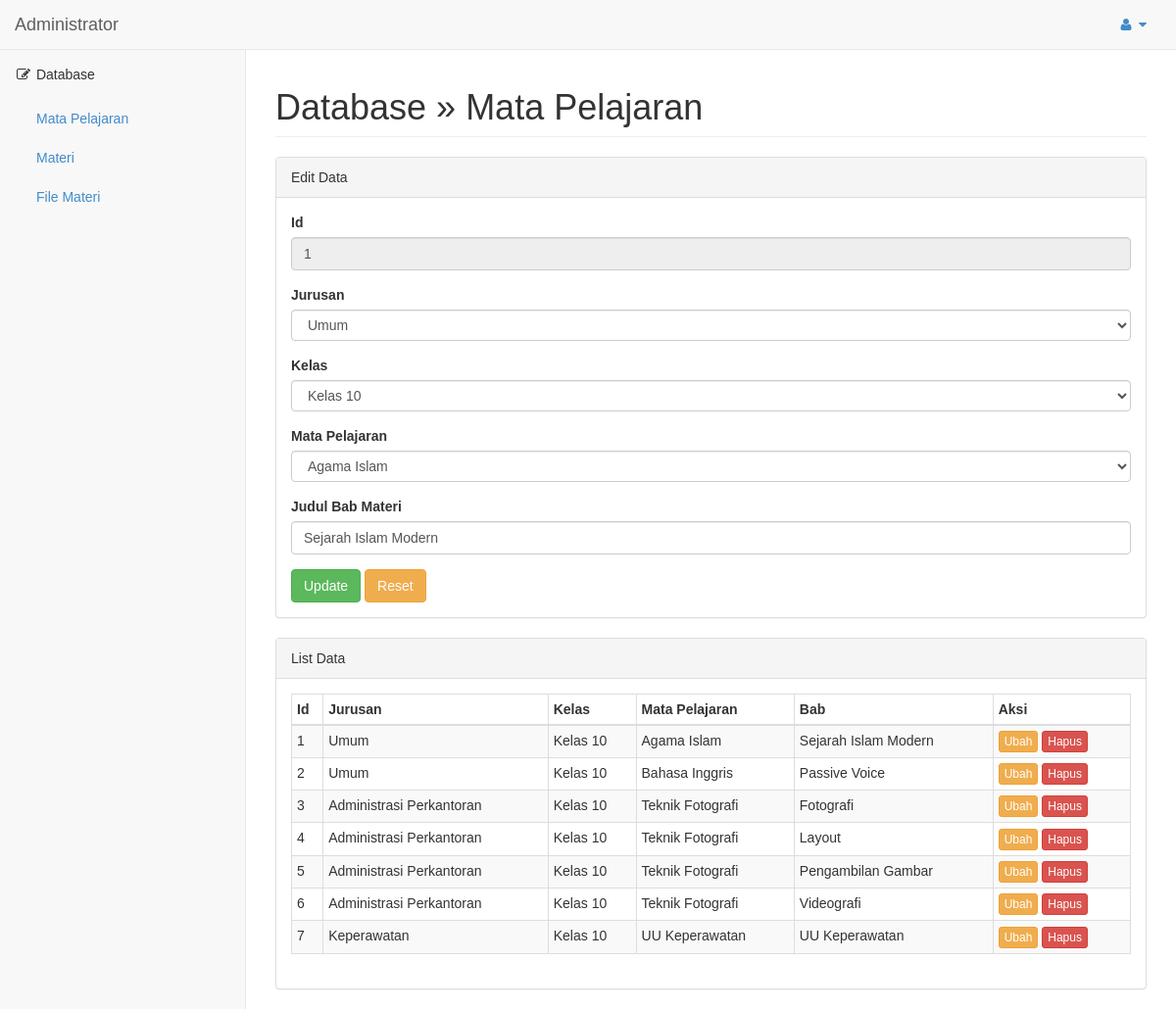
The app's page /admin/index.php?materi-update=1 (signed in) with its own data.
### tables this page shows
CREATE TABLE `materi` (
  `id` int(11) NOT NULL,
  `jurusan_id` int(11) NOT NULL,
  `kelas_id` int(11) NOT NULL,
  `mapel_id` int(11) NOT NULL,
  `materi` varchar(255) NOT NULL
);

CREATE TABLE `jurusan` (
  `id` int(11) NOT NULL,
  `jurusan` varchar(255) NOT NULL
);

CREATE TABLE `kelas` (
  `id` int(11) NOT NULL,
  `kelas` varchar(255) NOT NULL
);

CREATE TABLE `mata_pelajaran` (
  `id` int(11) NOT NULL,
  `jurusan_id` int(11) NOT NULL,
  `kelas_id` int(11) NOT NULL,
  `mata_pelajaran` varchar(255) NOT NULL
);

### admin/page/blog/materi-update.php (the view, shortened to what this page needs)
<?php
$kode_materi= $_GET["materi-update"];
$edit = mysqli_query($connection, "SELECT materi.*, jurusan.jurusan, kelas.kelas, mata_pelajaran.mata_pelajaran
                                    FROM materi, jurusan, kelas, mata_pelajaran
                                    WHERE materi.id = '$kode_materi'
                                    AND materi.jurusan_id = jurusan.id
                                    AND materi.kelas_id = kelas.id
                                    AND materi.mapel_id = mata_pelajaran.id
                                    ORDER BY materi.id ASC");
$row_edit = mysqli_fetch_array($edit);
$materi = mysqli_query($connection, "SELECT materi.*, jurusan.jurusan, kelas.kelas, mata_pelajaran.mata_pelajaran
                                    FROM materi, jurusan, kelas, mata_pelajaran
                                    WHERE materi.jurusan_id = jurusan.id
                                    AND materi.kelas_id = kelas.id
                                    AND materi.mapel_id = mata_pelajaran.id
                                    ORDER BY materi.id ASC");
?>
<div class="row">
    <div class="col-lg-12">
        <h1 class="page-header">Database &raquo; Mata Pelajaran</h1>
    </div>
</div>
<div class="row">
    <div class="col-lg-12">
        <div class="panel panel-default">
            <div class="panel-heading">
                Edit Data
            </div>
            <div class="panel-body">
                <div class="row">
                    <div class="col-lg-12">
                        <form role="form" action="" method="post">
                            <div class="form-group">
                                <label>Id</label>
                                <input class="form-control" type="text" name="id" value="<?php echo $row_edit["id"]?>" readonly/>
                            </div>
                            <div class="form-group">
                                <label>Jurusan</label>
                                <select class="form-control" name="jurusan_id" required>
                                    <option value="<?php echo $row_edit["jurusan_id"]?>"> <?php echo $row_edit["jurusan"]?> </option>
                                </select>
                            </div>
                            <div class="form-group">
                                <label>Kelas</label>
                                <select class="form-control" name="kelas_id" required>
                                    <option value="<?php echo $row_edit["kelas_id"]?>"> <?php echo $row_edit["kelas"]?> </option>
                                </select>
                            </div>
                            <div class="form-group">
                                <label>Mata Pelajaran</label>
                                <select class="form-control" name="mapel_id" required>
                                    <option value="<?php echo $row_edit["mapel_id"]?>"> <?php echo $row_edit["mata_pelajaran"]?> </option>
                                </select>
                            </div>
                            <div class="form-group">
                                <label>Judul Bab Materi</label>
                                <input class="form-control" type="text" name="materi" value="<?php echo $row_edit["materi"]?>" required/>
                            </div>
                            <button type="submit" name="update" class="btn btn-success">Update</button>
                            <button type="reset" class="btn btn-warning">Reset</button>
                        </form>
                    </div>
                </div>
            </div>
        </div>
        <div class="panel panel-default">
            <div class="panel-heading">
                List Data
            </div>
            <div class="panel-body">
                <div class="table-responsive">
                    <table class="table table-striped table-bordered table-hover" id="dataTables-example">
                        <thead>
                            <tr>
                                <th>Id</th>
                                <th>Jurusan</th>
                                <th>Kelas</th>
                                <th>Mata Pelajaran</th>
                                <th>Bab</th>
                                <th>Aksi</th>
                            </tr>
                        </thead>
                        <tbody>
                        <?php if (mysqli_num_rows($materi)){?>
                        <?php while($row_materi = mysqli_fetch_array($materi)){?>
                            <tr>
                                <td><?php echo $row_materi["id"]?></td>
                                <td><?php echo $row_materi["jurusan"]?></td>
                                <td><?php echo $row_materi["kelas"]?></td>
                                <td><?php echo $row_materi["mata_pelajaran"]?></td>
                                <td><?php echo $row_materi["materi"]?></td>
                                <td class="center">
									<a href="index.php?materi-update=<?php echo $row_materi["id"]?>" class="btn btn-warning btn-xs" type="button">Ubah</a>
									<a href="index.php?materi-delete=<?php echo $row_materi["id"]?>" class="btn btn-danger btn-xs" type="button">Hapus</a>
								</td>
                            </tr>
                        <?php }?>
                        <?php }?>
                        </tbody>
                    </table>
                </div>
            </div>
        </div>
    </div>
</div>

### admin/css/admin.css (style rules this page uses)
body { background-color: #f8f8f8; padding-top: 100px; font-family: 'Arial' !important; }
@media (min-width:768px) { body { padding-top: 50px; } }

### records on screen
materi: id "1", jurusan_id "Umum", kelas_id "Kelas 10", mapel_id "Agama Islam", materi "Sejarah Islam Modern", jurusan.jurusan "Umum", kelas.kelas "Kelas 10", mata_pelajaran.mata_pelajaran "Agama Islam"
materi: id "2", jurusan.jurusan "Umum", kelas.kelas "Kelas 10", mata_pelajaran.mata_pelajaran "Bahasa Inggris", materi "Passive Voice"
materi: id "3", jurusan.jurusan "Administrasi Perkantoran", kelas.kelas "Kelas 10", mata_pelajaran.mata_pelajaran "Teknik Fotografi", materi "Fotografi"
materi: id "4", jurusan.jurusan "Administrasi Perkantoran", kelas.kelas "Kelas 10", mata_pelajaran.mata_pelajaran "Teknik Fotografi", materi "Layout"
materi: id "5", jurusan.jurusan "Administrasi Perkantoran", kelas.kelas "Kelas 10", mata_pelajaran.mata_pelajaran "Teknik Fotografi", materi "Pengambilan Gambar"
materi: id "6", jurusan.jurusan "Administrasi Perkantoran", kelas.kelas "Kelas 10", mata_pelajaran.mata_pelajaran "Teknik Fotografi", materi "Videografi"
materi: id "7", jurusan.jurusan "Keperawatan", kelas.kelas "Kelas 10", mata_pelajaran.mata_pelajaran "UU Keperawatan", materi "UU Keperawatan"
